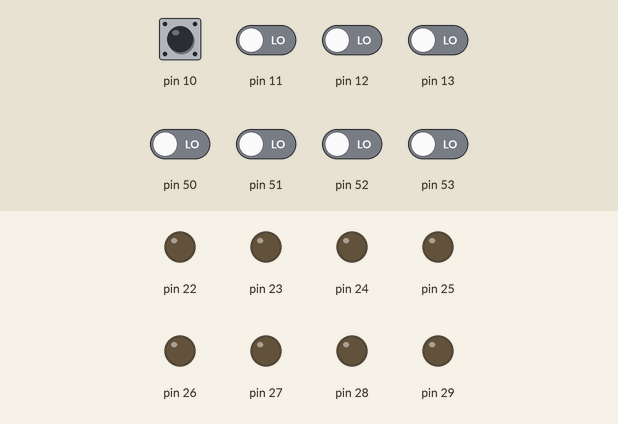
This program was run on a simulated Arduino Mega 2560, built with avr-gcc and run on an emulated ATmega2560. On the bench: output pins drawn as LEDs (lit = HIGH). Dashed ring = blinking. Inputs (shaded band) come from the test bench; at power-on: pin 10–13, pin 50–53 LOW.

Above: at 1.2 s.
1.3 s: pin 10 pulsed HIGH 5 times (0.12 s each, 0.3 s apart)
At 1.57 s:
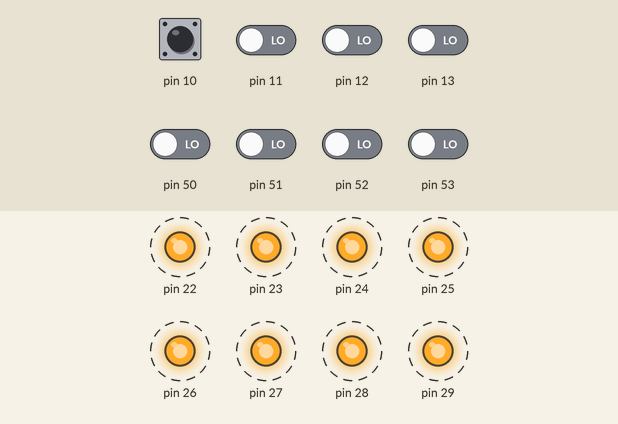
At 3.7 s:
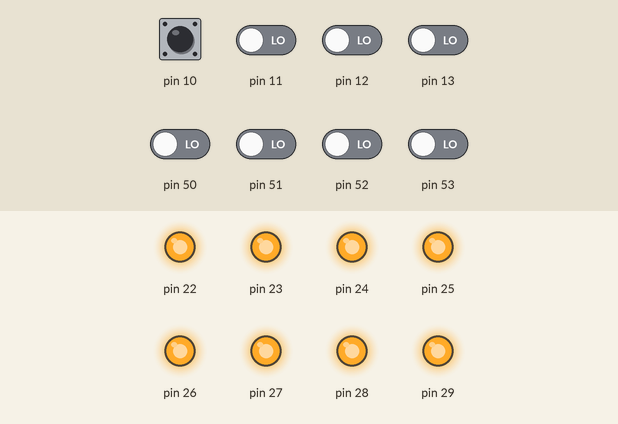
Timing chart, 0 to 5.2 s (numbered marks = the images above; inputs shaded):
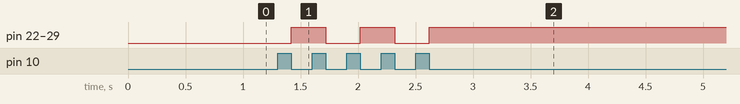

The program:

main.cpp
```cpp
/*
* Module for using the uC to controll a button
*
* @author NAME
* @date LITEC 2020-12-22
* @version 1.0
*/

#include <Arduino.h>

uint8_t currentButtonState = 0; //button connected to PB7 . PIN13 on Arduino Atmerga 2560
uint8_t ledState = 0;
uint8_t oldButtonState = 0;
void setup()
{
  DDRB = 0x00;
  DDRA = 0xFF; // 7 segment display connected
}
void loop()
{
  currentButtonState = PINB;
  if (((currentButtonState & 0x80) != oldButtonState) && currentButtonState == LOW)
  {
    ledState = (ledState == LOW) ? HIGH : LOW;

    if (ledState == HIGH)
      PORTA = 0xff;
    else
      PORTA = 0x00;

    _delay_ms(50);
  }
  oldButtonState = currentButtonState;
}
```

1.cpp
```cpp
// /*
// * Module for using the uC to controll a button
// *
// * @author NAME
// * @date LITEC 2020-12-22
// * @version 1.0
// */

// #include <Arduino.h>

// uint8_t buttonState = 0; //button connected to PB7 . PIN13 on Arduino Atmega 2560
// void setup()
// {
//   DDRB = 0x00;
//   DDRA = 0xFF; //7 segment display connected
// }
// void loop()
// {
//   buttonState = PINB;
//   if (buttonState & 0x80)
//   {
//     PORTA = 0xff;
//   }
//   else
//   {
//     PORTA = 0x00;
//   }
// }
```

2.cpp
```cpp
// /*
// * Module for using the uC to controll a button
// *
// * @author NAME
// * @date LITEC 2020-12-22
// * @version 1.0
// */

// #include <Arduino.h>

// uint8_t currentButtonState = 0; //button connected to PB7 . PIN13 on Arduino Atmega 2560
// uint8_t ledState = 0;
// void setup()
// {
//   DDRB = 0x00;
//   DDRA = 0xFF; //7 segment display connected
// }
// void loop()
// {
//   currentButtonState = PINB;
//   if (currentButtonState & 0x80)
//   {

//     ledState = (ledState == LOW) ? HIGH : LOW;

//     if (ledState == HIGH)
//     {
//       PORTA = 0xff;
//     }
//     else
//     {
//       PORTA = 0x00;
//     }
//   }
// }
```

3.cpp
```cpp
// /*
// * Module for using the uC to controll a button
// *
// * @author NAME
// * @date LITEC 2020-12-22
// * @version 1.0
// */

// #include <Arduino.h>

// uint8_t currentButtonState = 0; //button connected to PB7 . PIN13 on Arduino Atmerga 2560
// uint8_t ledState = 0;
// uint8_t oldButtonState = 0;
// void setup()
// {
//   DDRB = 0x00;
//   DDRA = 0xFF; //7 segment display connected
// }
// void loop()
// {
//   currentButtonState = PINB;
//   if (((currentButtonState & 0x80) != oldButtonState) && currentButtonState == LOW)
//   {

//     ledState = (ledState == LOW) ? HIGH : LOW;

//     if (ledState == HIGH)
//     {
//       PORTA = 0xff;
//     }
//     else
//     {
//       PORTA = 0x00;
//     }
//   }
//   oldButtonState = currentButtonState;
// }
```

Measured:
- after the input at 1.3 s, pin 22–29: alternates HIGH for 0.30 s and LOW for 0.30 s, 5 changes in all, then stays HIGH, starting after 0.12 s
